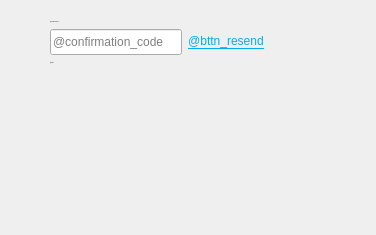
     <widget class="QWidget" name="recovery_2">
      <property name="minimumSize">
       <size>
        <width>376</width>
        <height>235</height>
       </size>
      </property>
      <property name="maximumSize">
       <size>
        <width>376</width>
        <height>246</height>
       </size>
      </property>
      <layout class="QVBoxLayout" name="verticalLayout_4">
       <property name="leftMargin">
        <number>50</number>
       </property>
       <property name="topMargin">
        <number>20</number>
       </property>
       <property name="rightMargin">
        <number>50</number>
       </property>
       <property name="bottomMargin">
        <number>10</number>
       </property>
       <item alignment="Qt::AlignLeft|Qt::AlignTop">
        <widget class="QLabel" name="text">
         <property name="font">
          <font>
           <family>Open Sans</family>
           <pointsize>-1</pointsize>
           <weight>50</weight>
           <italic>false</italic>
           <bold>false</bold>
          </font>
         </property>
         <property name="styleSheet">
          <string notr="true"/>
         </property>
         <property name="text">
          <string>@text_passrestore_1</string>
         </property>
         <property name="alignment">
          <set>Qt::AlignLeading|Qt::AlignLeft|Qt::AlignTop</set>
         </property>
         <property name="wordWrap">
          <bool>true</bool>
         </property>
         <property name="margin">
          <number>0</number>
         </property>
         <property name="indent">
          <number>-1</number>
         </property>
        </widget>
       </item>
       <item alignment="Qt::AlignTop">
        <widget class="QWidget" name="widget" native="true">
         <layout class="QHBoxLayout" name="horizontalLayout_2">
          <property name="spacing">
           <number>0</number>
          </property>
          <property name="leftMargin">
           <number>0</number>
          </property>
          <property name="topMargin">
           <number>0</number>
          </property>
          <property name="rightMargin">
           <number>0</number>
          </property>
          <property name="bottomMargin">
           <number>0</number>
          </property>
          <item alignment="Qt::AlignLeft">
           <widget class="NotEmptyLineEdit" name="input_key">
            <property name="minimumSize">
             <size>
              <width>132</width>
              <height>26</height>
             </size>
            </property>
            <property name="maximumSize">
             <size>
              <width>132</width>
              <height>26</height>
             </size>
            </property>
            <property name="text">
             <string/>
            </property>
            <property name="placeholderText">
             <string>@confirmation_code</string>
            </property>
           </widget>
          </item>
          <item alignment="Qt::AlignLeft|Qt::AlignVCenter">
           <widget class="QPushButton" name="bttn_resend">
            <property name="maximumSize">
             <size>
              <width>16777215</width>
              <height>26</height>
             </size>
            </property>
            <property name="cursor">
             <cursorShape>PointingHandCursor</cursorShape>
            </property>
            <property name="toolTip">
             <string>&lt;html&gt;&lt;head/&gt;&lt;body&gt;&lt;p&gt;@tooltip_send_code&lt;/p&gt;&lt;/body&gt;&lt;/html&gt;</string>
            </property>
            <property name="styleSheet">
             <string notr="true">QPushButton
{
	font: 12px &quot;Open Sans&quot;;
	color: rgb(0, 174, 239);
    border: none;
    border-bottom: 1px solid #00aeef;
}</string>
            </property>
            <property name="text">
             <string>@bttn_resend</string>
            </property>
           </widget>
          </item>
         </layout>
        </widget>
       </item>
       <item alignment="Qt::AlignLeft|Qt::AlignTop">
        <widget class="InfoMessage" name="imsg_confirmation">
         <property name="minimumSize">
          <size>
           <width>200</width>
           <height>18</height>
          </size>
         </property>
         <property name="maximumSize">
          <size>
           <width>16777215</width>
           <height>22</height>
          </size>
         </property>
         <property name="font">
          <font>
           <family>Open Sans</family>
           <pointsize>-1</pointsize>
           <weight>50</weight>
           <italic>false</italic>
           <bold>false</bold>
          </font>
         </property>
         <property name="styleSheet">
          <string notr="true"/>
         </property>
         <property name="text">
          <string>@empty</string>
         </property>
         <property name="alignment">
          <set>Qt::AlignLeading|Qt::AlignLeft|Qt::AlignTop</set>
         </property>
         <property name="messages">
          <stringlist>
           <string>@empty</string>
           <string>@msg_incorrect_code</string>
           <string>@info_send_code</string>
          </stringlist>
         </property>
         <property name="styles">
          <stringlist notr="true">
           <string></string>
           <string>QLabel {color: #ff0000; }</string>
           <string>QLabel {color: #ffffff;}</string>
          </stringlist>
         </property>
         <property name="currentMsgIndex">
          <number>0</number>
         </property>
        </widget>
       </item>
       <item>
        <spacer name="verticalSpacer">
         <property name="orientation">
          <enum>Qt::Vertical</enum>
         </property>
         <property name="sizeHint" stdset="0">
          <size>
           <width>20</width>
           <height>40</height>
          </size>
         </property>
        </spacer>
       </item>
      </layout>
     </widget>
